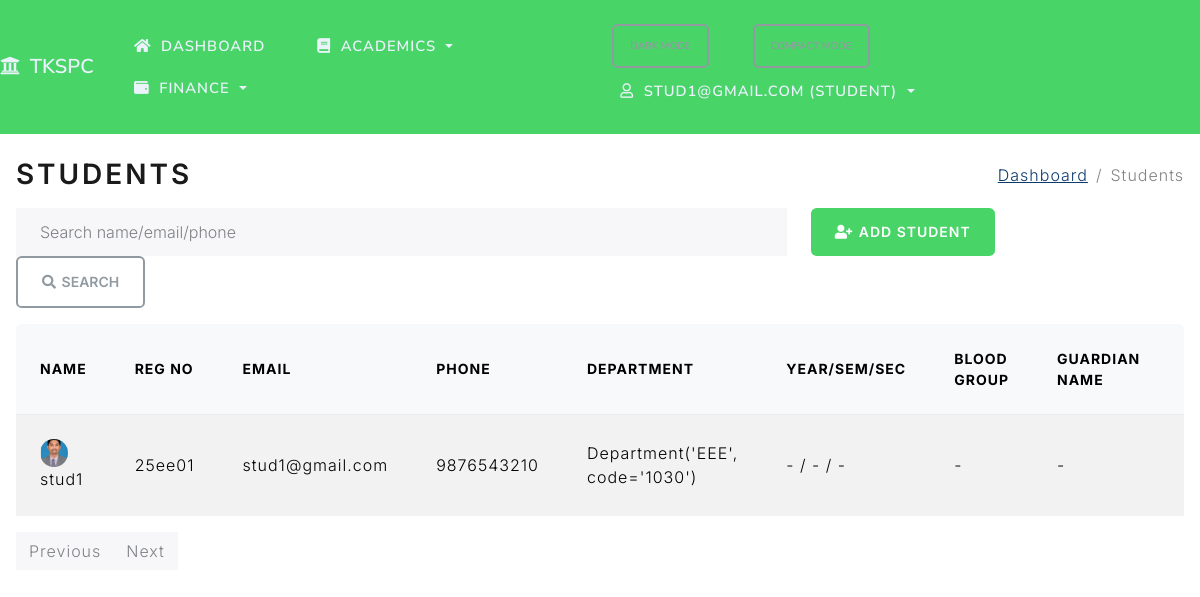
Screenshot of /students (signed in) with the database file from the repository.
### project/models.py (models this page shows)
class Student(db.Model):
    id = db.Column(db.Integer, primary_key=True)
    name = db.Column(db.String(100), nullable=False)
    email = db.Column(db.String(120), unique=True, nullable=False)
    phone = db.Column(db.String(20), nullable=False)
    registration_number = db.Column(db.String(50), unique=True)
    roll_number = db.Column(db.String(50), unique=True)
    address = db.Column(db.Text)
    date_of_birth = db.Column(db.Date)
    gender = db.Column(db.String(20))
    admission_date = db.Column(db.Date)
    department_id = db.Column(db.Integer, db.ForeignKey('department.id'))
    guardian_name = db.Column(db.String(100))
    guardian_phone = db.Column(db.String(20))
    guardian_email = db.Column(db.String(100))
    status = db.Column(db.String(20), default='active')
    tutor_id = db.Column(db.Integer, db.ForeignKey('teacher.id'))
    nationality = db.Column(db.String(50))
    blood_group = db.Column(db.String(10))
    religion = db.Column(db.String(50))
    community = db.Column(db.String(50))
    sslc_marks = db.Column(db.Integer)
    hsc_marks = db.Column(db.Integer)
    current_year = db.Column(db.Integer)
    semester_id = db.Column(db.Integer, db.ForeignKey('semester.id'))
    section = db.Column(db.String(10))
    father_name = db.Column(db.String(100))
    mother_name = db.Column(db.String(100))
    emergency_contact_name = db.Column(db.String(100))
    emergency_contact_phone = db.Column(db.String(20))
    previous_school = db.Column(db.String(255))
    aadhar_no = db.Column(db.String(20))
    community_cert_no = db.Column(db.String(50))
    annual_income = db.Column(db.Float)
    income_cert_no = db.Column(db.String(50))
    temp_password = db.Column(db.String(100))
    courses = db.relationship('Course', secondary=enrollments, backref='students', lazy=True)
    attendances = db.relationship('Attendance', backref='student', lazy=True, cascade="all, delete-orphan")
    grades = db.relationship('Grade', backref='student', lazy=True, cascade="all, delete-orphan")
    fee_accounts = db.relationship('FeeAccount', backref='student', lazy=True, cascade="all, delete-orphan")
    invoices = db.relationship('Invoice', backref='student', lazy=True, cascade="all, delete-orphan")
    payments = db.relationship('FeePayment', backref='student', lazy=True, cascade="all, delete-orphan")
    parent_links = db.relationship('ParentStudentLink', backref='student', lazy=True, cascade="all, delete-orphan")

class Department(db.Model):
    id = db.Column(db.Integer, primary_key=True)
    name = db.Column(db.String(100), nullable=False, unique=True)
    code = db.Column(db.String(20), unique=True)
    description = db.Column(db.Text)
    head_of_department_id = db.Column(db.Integer, db.ForeignKey('teacher.id'), nullable=True)
    students = db.relationship('Student', backref='department', lazy=True, foreign_keys='Student.department_id')
    teachers = db.relationship('Teacher', backref='department', lazy=True, foreign_keys='Teacher.department_id')
    courses = db.relationship('Course', backref='department', lazy=True, foreign_keys='Course.department_id')
    subjects = db.relationship('Subject', backref='department', lazy=True, foreign_keys='Subject.department_id')
    def __repr__(self):
        return f"Department('{self.name}', code='{self.code}')"

### project/routes.py (the view)
@app.route("/students")
@login_required
@crud_required('student', 'read')
def students():
    q = request.args.get('q', '').strip()
    page = request.args.get('page', 1, type=int)
    role = session.get('role')
    user_email = session.get('user')
    query = Student.query
    if role == 'parent':
        try:
            db.create_all()
        except Exception:
            pass
        links = ParentStudentLink.query.filter_by(parent_username=user_email).all()
        student_ids = [l.student_id for l in links]
        query = query.filter(Student.id.in_(student_ids))
    elif role == 'student':
        query = query.filter(Student.email == user_email)
    if q:
        like = f"%{q}%"
        query = query.filter(or_(Student.name.ilike(like), Student.email.ilike(like), Student.phone.ilike(like)))
    pagination = query.order_by(Student.name.asc()).paginate(page=page, per_page=10)
    emails = [s.email for s in pagination.items]
    photos = {}
    try:
        db.create_all()
    except Exception:
        pass
    if emails:
        recs = UserPhoto.query.filter(UserPhoto.username.in_(emails)).all()
        for r in recs:
            photos[r.username] = url_for('static', filename=r.file_path)
    return render_template('students.html', students=pagination.items, pagination=pagination, q=q, title='Students', photos=photos)

### project/routes.py (called while the page is built)
def login_required(fn):
    @wraps(fn)
    def wrapper(*args, **kwargs):
        if not session.get('logged_in'):
            flash('Please log in to access this page.', 'warning')
            return redirect(url_for('login', next=request.path))
        return fn(*args, **kwargs)
    return wrapper

def crud_required(resource: str, action: str):
    def decorator(fn):
        @wraps(fn)
        def wrapper(*args, **kwargs):
            if not session.get('logged_in'):
                flash('Please log in to access this page.', 'warning')
                return redirect(url_for('login', next=request.path))
            role = session.get('role')
            allowed = CRUD_PERMISSIONS.get(resource, {}).get(action, [])
            if role not in allowed:
                flash('You are not authorized to perform this action.', 'danger')
                return redirect(url_for('index'))
            return fn(*args, **kwargs)
        return wrapper
    return decorator

### project/templates/students.html (shortened to what this page needs)
{% extends "base.html" %}
{% block page_title %}<h2 class="mb-0">Students</h2>{% endblock %}
{% block breadcrumbs %}
  <li class="breadcrumb-item"><a href="{{ url_for('dashboard') }}">Dashboard</a></li>
  <li class="breadcrumb-item active" aria-current="page">Students</li>
{% endblock %}
{% block content %}
    <div class="row mb-3">
        <div class="col-md-8">
            <form method="get" action="{{ url_for('students') }}" class="form-inline">
                <input type="text" class="form-control me-2 js-table-filter" data-target="#studentsTable" name="q" placeholder="Search name/email/phone" value="{{ q }}">
                <button type="submit" class="btn btn-outline-secondary btn-icon"><i class="fas fa-search"></i> Search</button>
            </form>
        </div>
        <div class="col-md-4">
            {% if session.get('role') != 'parent' %}
            <a href="{{ url_for('add_student') }}" class="btn btn-primary float-right btn-icon"><i class="fas fa-user-plus"></i> Add Student</a>
            {% endif %}
        </div>
    </div>
    <div class="table-responsive skeleton-onload">
    <table id="studentsTable" class="table table-striped table-hover js-table table-sticky-header">
        <thead>
            <tr>
                <th>Name</th>
                <th>Reg No</th>
                <th>Email</th>
                <th>Phone</th>
                <th>Department</th>
                <th>Year/Sem/Sec</th>
                <th>Blood Group</th>
                <th class="col-guardian-name">Guardian Name</th>
                <th class="col-guardian-phone">Guardian Phone</th>
            </tr>
        </thead>
        <tbody>
            {% if students %}
            {% for student in students %}
                <tr>
                    <td>
                        {% set avatar = photos.get(student.email) %}
                        {% if avatar %}
                        <img src="{{ avatar }}" alt="{{ student.name }} avatar" class="rounded-circle me-2" style="width:28px;height:28px;object-fit:cover;">
                        {% else %}
                        <span class="badge bg-secondary me-2" style="width:28px;height:28px;display:inline-flex;align-items:center;justify-content:center;border-radius:50%;">{{ (student.name[:1] if student.name else '?') }}</span>
                        {% endif %}
                        {{ student.name }}
                    </td>
                    <td>{{ student.registration_number or '-' }}</td>
                    <td>{{ student.email }}</td>
                    <td>{{ student.phone }}</td>
                    <td>{{ student.department or '-' }}</td>
                    <td>
                        {{ student.current_year or '-' }} /
                        {{ student.current_semester or '-' }} /
                        {{ student.section or '-' }}
                    </td>
                    <td>{{ student.blood_group or '-' }}</td>
                    <td class="col-guardian-name">{{ student.guardian_name or '-' }}</td>
                    <td class="col-guardian-phone">{{ student.guardian_phone or '-' }}</td>
                </tr>
            {% endfor %}
            {% endif %}
        </tbody>
    </table>
    </div>
    {% if pagination %}
    <nav>
        <ul class="pagination">
            <li class="page-item {% if not pagination.has_prev %}disabled{% endif %}">
                <a class="page-link" href="{{ url_for('students', page=pagination.prev_num, q=q) }}">Previous</a>
            </li>
            <li class="page-item {% if not pagination.has_next %}disabled{% endif %}">
                <a class="page-link" href="{{ url_for('students', page=pagination.next_num, q=q) }}">Next</a>
            </li>
        </ul>
    </nav>
    {% endif %}
{% endblock %}

### project/static/css/app.css (style rules this page uses)
:root { --bg: #ffffff; --text: #1f2937; --muted: #6b7280; --card-bg: #ffffff; --card-shadow: 0 0.35rem 0.9rem rgba(0,0,0,0.08); --table-header-bg: #f8f9fa; --tkspc-primary: #49d468; --tkspc-secondary: #f39c12; --tkspc-accent: #1abc9c; --link: #0b3a6d; --link-hover: #072a4d; }
body { background-color: var(--bg); color: var(--text); }
a { color: var(--link); }
table.table thead th { background-color: var(--table-header-bg); }
table.table td, table.table th { vertical-align: middle; }
.table-responsive { border-radius: 0.35rem; overflow-x: auto; -webkit-overflow-scrolling: touch; }
.table-sticky-header thead th { position: sticky; top: 0; z-index: 2; }
.table-sticky-header { border-collapse: separate; border-spacing: 0; }
.btn { border-radius: 0.35rem; }
.btn-icon { display: inline-flex; align-items: center; gap: 0.35rem; }
.btn-primary { background-color: var(--tkspc-primary); border-color: var(--tkspc-primary); }
.form-inline .form-control { min-width: 180px; }
.breadcrumb .breadcrumb-item a { color: var(--link); }

### rows the page displays
Student: name (picture), name "stud1", registration_number "25ee01", email "stud1@gmail.com", phone "9876543210", code "Department('EEE', code='1030')", current_year "-", current_semester "-", section "-", blood_group "-", guardian_name "-"

### other values shown
{{ session.get('user') }} "STUD1@GMAIL.COM"
{{ session.get('role', 'staff') }} "STUDENT"
